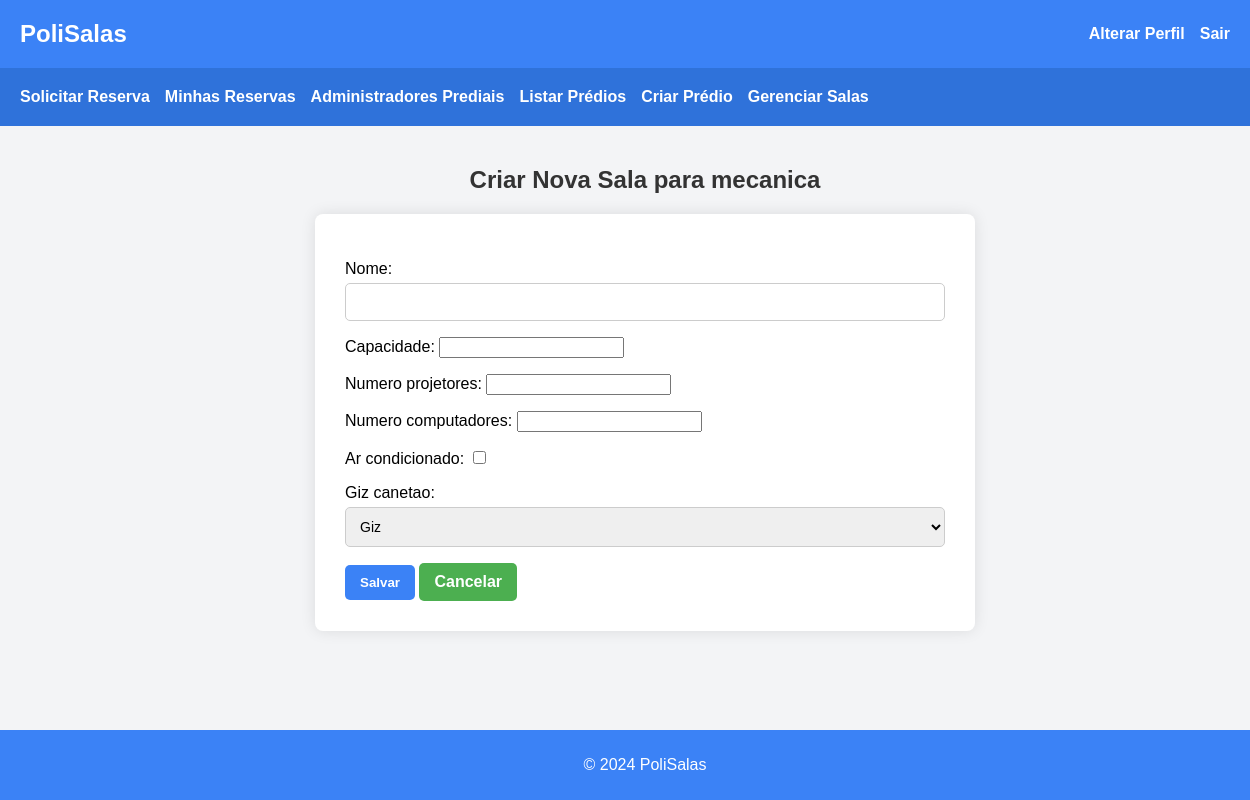
Page /salas/novo/1/ (signed in) on the earlier database version.
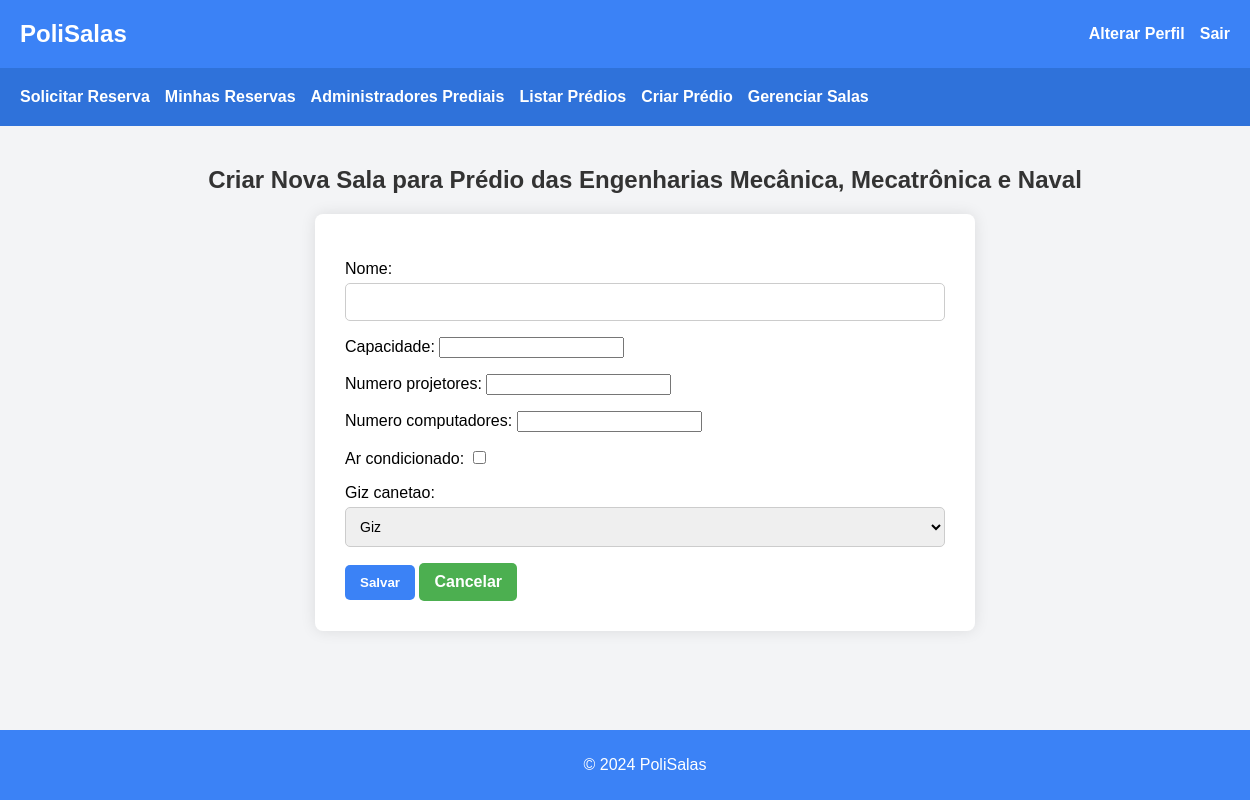
Same page on the later database version.
### reservas/models.py (models this page shows, shortened)
class Predio(models.Model):
    nome = models.CharField(max_length=100)
    endereco = models.CharField(max_length=200)

### reservas/views.py (the view)
# urls.py: path('salas/novo/<int:predio_id>/', views.criar_sala, name='criar_sala'),
@login_required
def criar_sala(request, predio_id):
    predio = get_object_or_404(Predio, id=predio_id)
    if not (request.user.is_superuser or (request.user.is_building_administrator and predio == request.user.administracaopredial.predio)):
        return redirect('home')
    if request.method == 'POST':
        form = SalaForm(request.POST)
        if form.is_valid():
            nova_sala = form.save(commit=False)
            nova_sala.predio = predio
            nova_sala.save()
            return redirect('gerenciar_salas', predio_id=predio.id)
    else:
        form = SalaForm()
    return render(request, 'reservas/criar_sala.html', {'form': form, 'predio': predio})

### reservas/forms.py
class SalaForm(forms.ModelForm):
    class Meta:
        model = Sala
        fields = ['nome', 'capacidade', 'numero_projetores', 'numero_computadores', 'ar_condicionado', 'giz_canetao']
        widgets = {
            'ar_condicionado': forms.CheckboxInput(),
            'giz_canetao': forms.Select(choices=[('Giz', 'Giz'), ('Canetão', 'Canetão')]),
        }

### reservas/templates/reservas/criar_sala.html (shortened to what this page needs)
{% extends 'reservas/base.html' %}
{% block content %}
<h2>Criar Nova Sala para {{ predio.nome }}</h2>
<form method="post" class="form-container">
    {{ form.as_p }}
    <button type="submit">Salvar</button>
    <a href="{% url 'gerenciar_salas' predio.id %}" class="button-reserva voltar">Cancelar</a>
</form>
{% endblock %}

Differences in the rows shown:
changed Predio: nome "mecanica" → "Prédio das Engenharias Mecânica, Mecatrônica e Naval"
